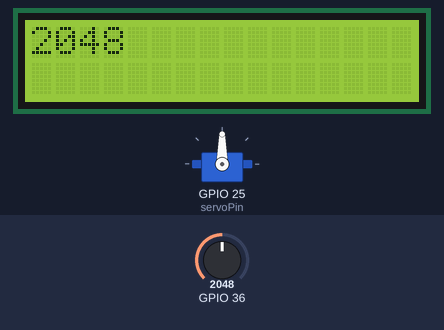
Simulated run of this sketch. Board: ESP32. Parts: 16×2 character LCD, servo. The inputs (shaded band) are chosen by the test bench; at power-on: GPIO 36 = 2048. What the sketch prints to the serial monitor is not drawn.

Above: at 1.6 s.
1.7 s: GPIO 36 set to 3432
At 2.8 s:
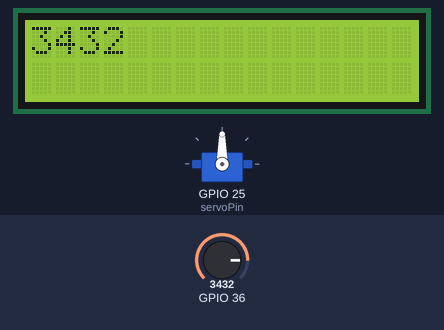
4.5 s: GPIO 36 set to 3571
At 5.4 s:
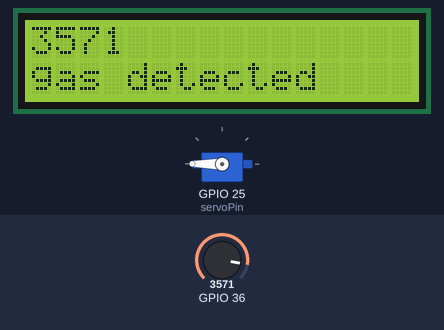
8.2 s: GPIO 36 set to 3603
At 16.2 s:
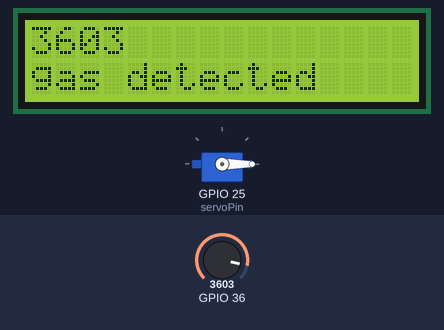
Timing chart, 0 to 18.2 s (numbered marks = the images above; inputs shaded):
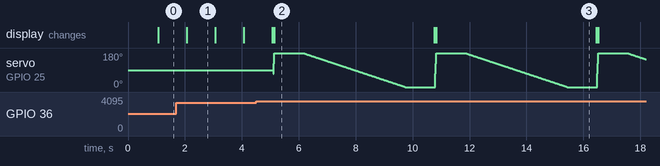

The sketch:

01-SimpleServo.ino
```cpp
#include <Servo.h>
#include <LiquidCrystal.h>
static const int servoPin = 25;

Servo servo1;
const int rs = 5, en = 18, d4 = 19, d5 = 21, d6 = 22, d7 = 23;
LiquidCrystal lcd(rs, en, d4, d5, d6, d7);
void setup() {
    lcd.begin(16,2);
    Serial.begin(115200);
    servo1.attach(servoPin);
    pinMode(36,INPUT);
}

void loop() {

    int gas=analogRead(36);
    lcd.setCursor(0,0);
    lcd.print(gas);
    if(gas >3500){
      lcd.setCursor(0,1);
      lcd.print("gas detected");
    for(int posDegrees = 0; posDegrees <= 180; posDegrees++) {
        servo1.write(posDegrees);
        Serial.println(posDegrees);
        //delay(20);
    }
   delay(1000);
    for(int posDegrees = 180; posDegrees >= 0; posDegrees--) {
        servo1.write(posDegrees);
        Serial.println(posDegrees);
        delay(20);
    }
    }
    delay(1000);
    lcd.clear();
}
```

Measured:
- the behaviour switches between 3500 and 3501 on GPIO 36 (found by bisection; images 1 and 2)
- after the input at 1.7 s, the display: first differs from a run without the input after 0.37 s (image 1)
- after the input at 8.2 s, the display: first differs from a run without the input after 2.6 s (image 3)
- what the display in image 1 shows lasts 1.0 s, from 2.1 s to 3.1 s
